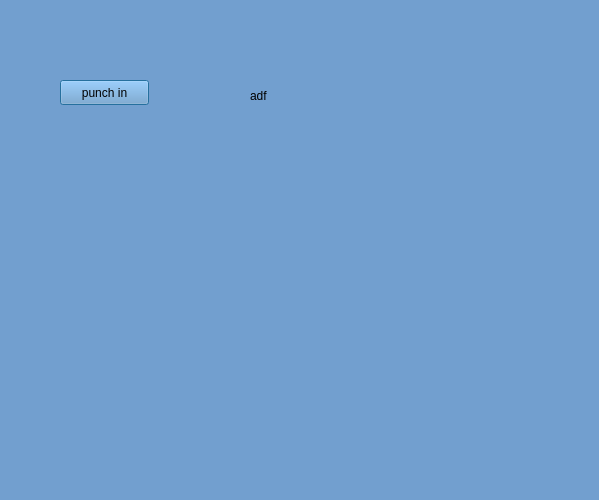
<?xml version="1.0" encoding="UTF-8"?>
<ui version="4.0">
 <class>Dialog</class>
 <widget class="QDialog" name="Dialog">
  <property name="geometry">
   <rect>
    <x>0</x>
    <y>0</y>
    <width>599</width>
    <height>500</height>
   </rect>
  </property>
  <property name="windowTitle">
   <string>Dialog</string>
  </property>
  <property name="styleSheet">
   <string notr="true">background-color: rgb(85, 87, 83);
background-color: rgb(114, 159, 207);</string>
  </property>
  <widget class="QPushButton" name="punchinbutton">
   <property name="geometry">
    <rect>
     <x>60</x>
     <y>80</y>
     <width>89</width>
     <height>25</height>
    </rect>
   </property>
   <property name="text">
    <string>punch in</string>
   </property>
  </widget>
  <widget class="QLabel" name="time_label">
   <property name="geometry">
    <rect>
     <x>250</x>
     <y>80</y>
     <width>171</width>
     <height>31</height>
    </rect>
   </property>
   <property name="text">
    <string>adf</string>
   </property>
  </widget>
 </widget>
 <resources/>
 <connections/>
</ui>
